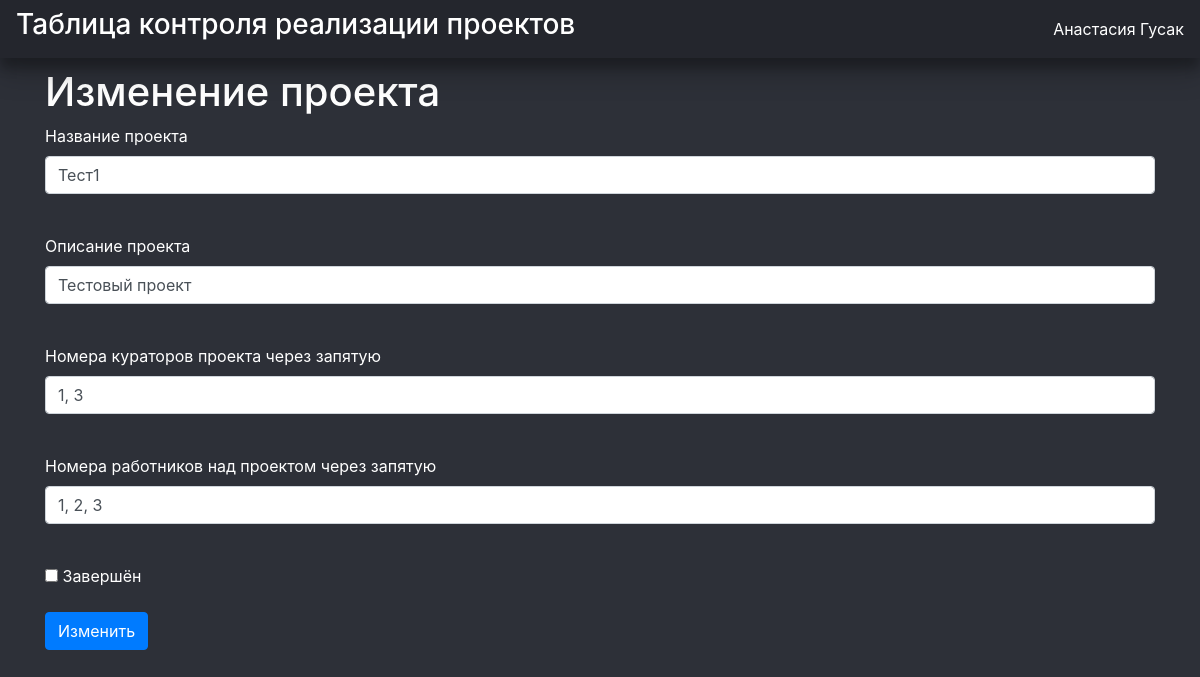
/jobs/1 (signed in), run on the app's committed database.
### users.py (models this page shows, shortened)
class User(SqlAlchemyBase, UserMixin):
    __tablename__ = 'users'
    id = sqlalchemy.Column(sqlalchemy.Integer,
                           primary_key=True, autoincrement=True)
    email = sqlalchemy.Column(sqlalchemy.String, unique=True)
    password = sqlalchemy.Column(sqlalchemy.VARCHAR)
    name = sqlalchemy.Column(sqlalchemy.String)
    surname = sqlalchemy.Column(sqlalchemy.String)
    midname = sqlalchemy.Column(sqlalchemy.String)
    name_lower = sqlalchemy.Column(sqlalchemy.String)
    department = sqlalchemy.Column(sqlalchemy.String)
    phone = sqlalchemy.Column(sqlalchemy.String)
    confirmed = sqlalchemy.Column(sqlalchemy.Boolean, default=False)
    admin = sqlalchemy.Column(sqlalchemy.Boolean, default=False)

### jobs.py (models this page shows)
class Job(SqlAlchemyBase, UserMixin):
    __tablename__ = 'jobs'
    id = sqlalchemy.Column(sqlalchemy.Integer,
                           primary_key=True, autoincrement=True)
    name = sqlalchemy.Column(sqlalchemy.String, unique=True)
    name_lower = sqlalchemy.Column(sqlalchemy.String)
    description = sqlalchemy.Column(sqlalchemy.String)
    team_leaders = sqlalchemy.Column(sqlalchemy.String)
    collaborators = sqlalchemy.Column(sqlalchemy.String)
    is_finished = sqlalchemy.Column(sqlalchemy.Boolean)

### main.py (the view, shortened to what this page needs)
@app.route('/jobs/<int:id>', methods=['GET', 'POST'])
@check_login
@check_confirmed
def edit_job(id):
    form = EditJob()
    if request.method == "GET":
        db_sess = db_session.create_session()
        job = db_sess.query(Job).filter(Job.id == id).first()
        if job:
            if current_user.id not in list(map(int, job.team_leaders.split(', '))) \
                    and not current_user.admin:
                abort(403)
            form.name.data = job.name
            form.description.data = job.description
            form.team_leaders.data = job.team_leaders
            form.collaborators.data = job.collaborators
            form.is_finished.data = job.is_finished
        else:
            abort(404)
    return render_template('add_job.html', title='Редактирование проекта', form=form)

### forms.py
class EditJob(FlaskForm):
    name = StringField('Название проекта', validators=[DataRequired()])
    description = StringField('Описание проекта', validators=[DataRequired()])
    team_leaders = StringField('Номера кураторов проекта через запятую', validators=[DataRequired()])
    collaborators = StringField('Номера работников над проектом через запятую', validators=[DataRequired()])
    is_finished = BooleanField('Завершён')
    submit = SubmitField('Изменить')

### data/db_session.py (called while the page is built)
def create_session() -> Session:
    global __factory
    return __factory()

### main.py (called while the page is built)
def check_login(func):
    @wraps(func)
    def decoration_function(*args, **kwargs):
        if not current_user.is_authenticated:
            return redirect('/login')
        return func(*args, **kwargs)
    return decoration_function

def check_confirmed(func):
    @wraps(func)
    def decorated_function(*args, **kwargs):
        if current_user.confirmed is False:
            return redirect('/unconfirmed')
        return func(*args, **kwargs)
    return decorated_function

@login_manager.user_loader
def load_user(user_id):
    db_sess = db_session.create_session()
    return db_sess.query(User).get(user_id)

### templates/add_job.html (shortened to what this page needs)
{% extends "base.html" %}
{% block content %}
    {% if form.__class__.__name__ == 'AddJob' %}
    <h1 style="color: #ffffff; margin-top: 10px;">Добавление проекта</h1>
    {% elif form.__class__.__name__ == 'EditJob' %}
    <h1 style="color: #ffffff; margin-top: 10px;">Изменение проекта</h1>
    {% endif %}
    <form action="" method="post">
        <p style="color: #ffffff;">
            {{ form.name.label }}<br>
            {{ form.name(class="form-control") }}<br>
        </p>
        <p style="color: #ffffff;">
            {{ form.description.label }}<br>
            {{ form.description(class="form-control") }}<br>
        </p>
        <p style="color: #ffffff;">
            {{ form.team_leaders.label }}<br>
            {{ form.team_leaders(class="form-control") }}<br>
        </p>
        <p style="color: #ffffff;">
            {{ form.collaborators.label }}<br>
            {{ form.collaborators(class="form-control") }}<br>
        </p>
        <p style="color: #ffffff;">{{ form.is_finished() }} {{ form.is_finished.label }}</p>
        <p>{{ form.submit(type="submit", class="btn btn-primary") }}</p>
    </form>
{% endblock %}

### templates/base.html (shortened to what this page needs)
<!DOCTYPE html>
<html lang="en">
<head>
    <link rel="stylesheet" href="https://stackpath.bootstrapcdn.com/bootstrap/4.4.1/css/bootstrap.min.css"
>
    <link rel="stylesheet" type="text/css" href="static/css/style.css" />
</head>
  <body style="background-color: #2d3038;">
    <header>
      <nav class="navbar navbar-dark" style="background-color: #24262d; box-shadow: 0 14px 28px rgba(0,0,0,0.25),
       0 10px 10px rgba(0,0,0,0.22);">
          <h3 style="color: #ffffff;">Таблица контроля реализации проектов</h3>
          {% if current_user.is_authenticated %}
          <a href="/profile" style="color: #ffffff;">{{ current_user.name }} {{ current_user.surname }}</a>
          {% else %}
            <p>
                <a class="btn btn-primary" href="/register">Зарегистрироваться</a>
                <a class="btn btn-success" href="/login">Войти</a>
            </p>
          {% endif %}
      </nav>
    </header>
    <main role="main" class="container">
        {% block content %}{% endblock %}
    </main>
  </body>
</html>

### data on the page
User: name "Анастасия", surname "Гусак"
Job: name "Тест1", description "Тестовый проект", team_leaders "1, 3", collaborators "1, 2, 3"
